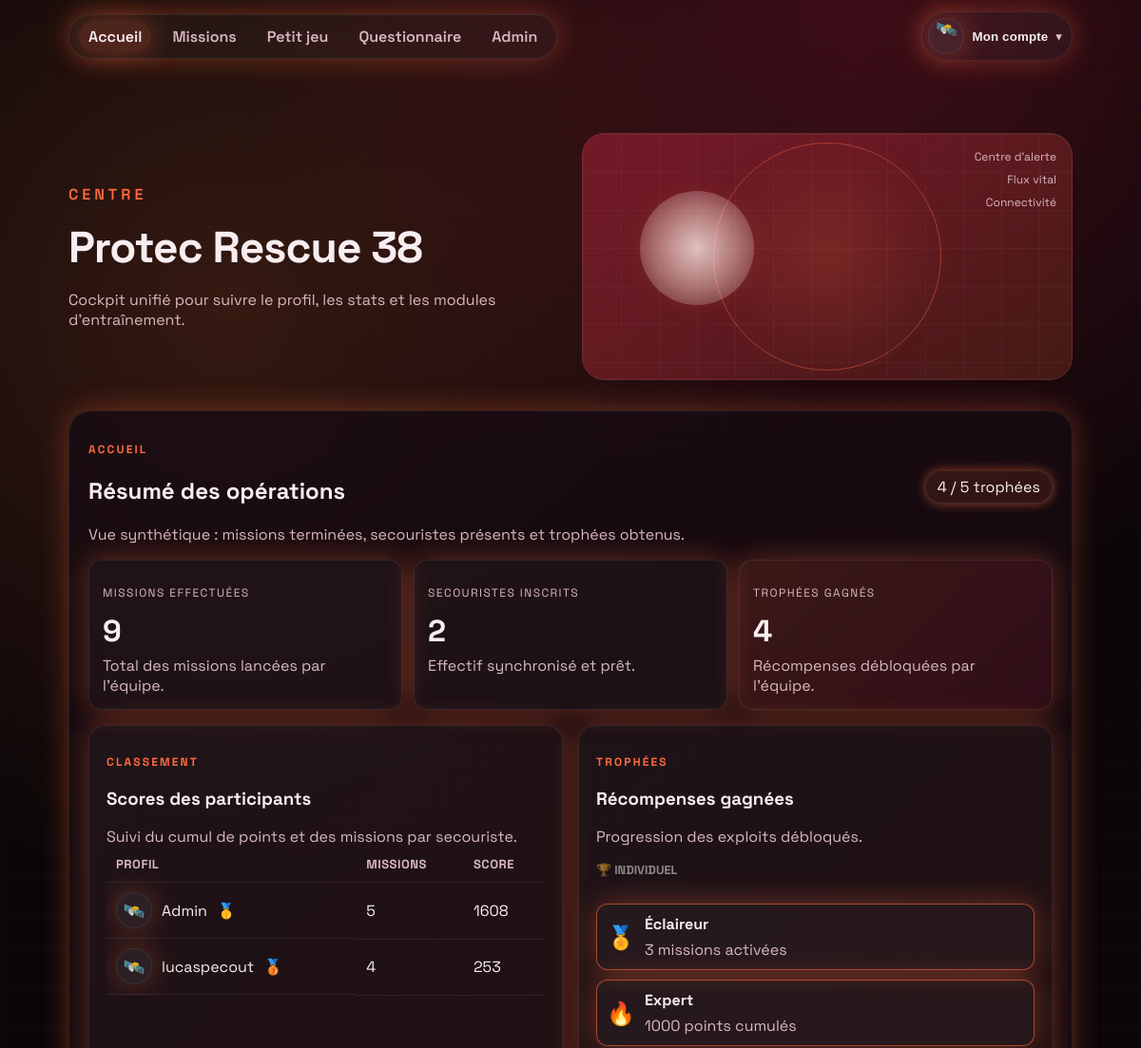
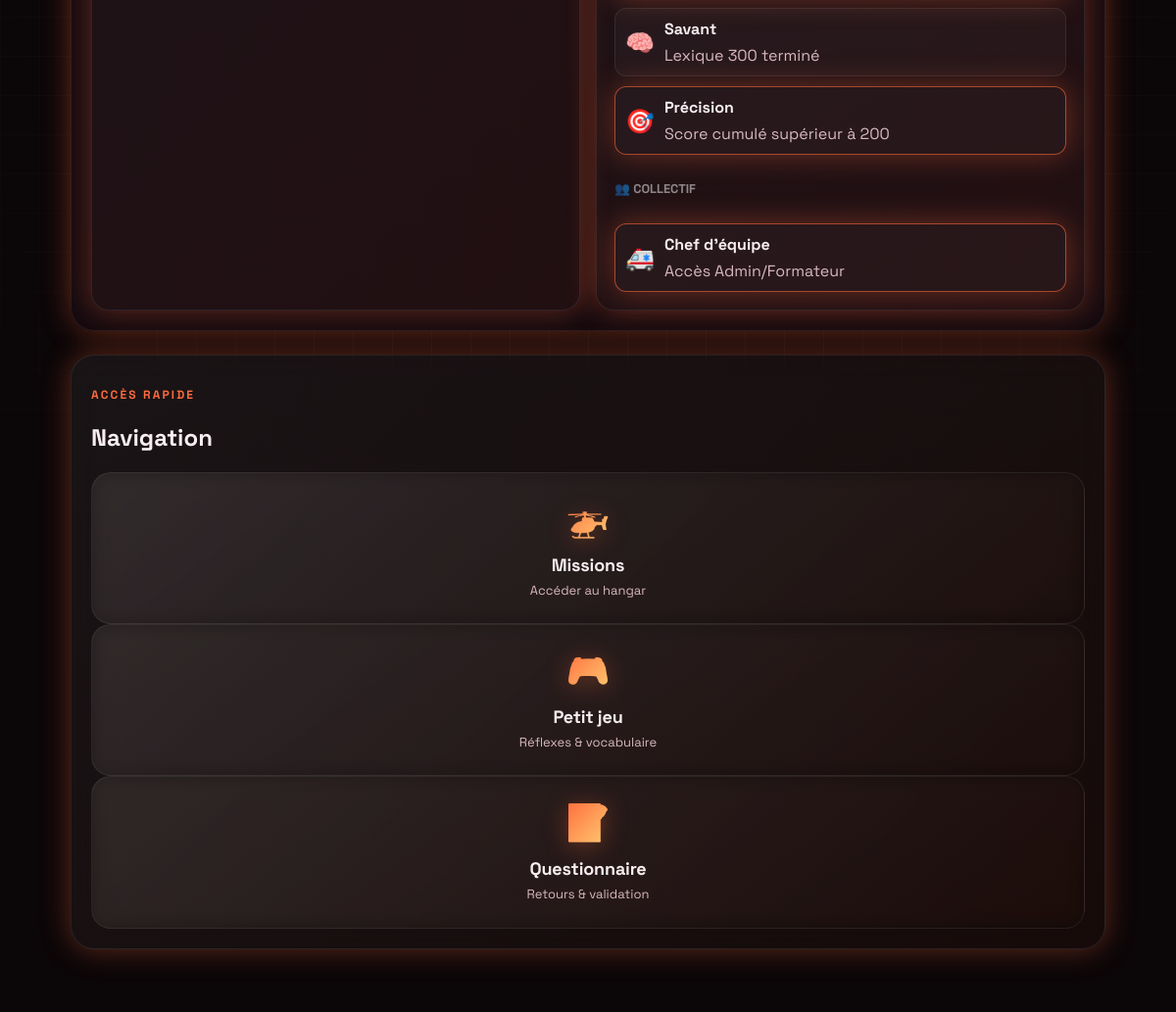
Screenshot of / (signed in) with the database file from the repository (2 pictures, top to bottom).
### app.py (models this page shows, shortened)
class User(db.Model):
    id = db.Column(db.Integer, primary_key=True)
    username = db.Column(db.String(80), nullable=False)
    email = db.Column(db.String(120), unique=True, nullable=False)
    password_hash = db.Column(db.String(255), nullable=False)
    role = db.Column(db.String(20), nullable=False, default="participant")
    avatar = db.Column(db.String(40), default="alpha")
    bonus_points = db.Column(db.Integer, default=0)
    created_at = db.Column(db.DateTime, default=datetime.utcnow)
    progress = db.relationship("Progress", back_populates="user", cascade="all, delete")

### app.py (the view)
    @app.route("/")
    def home():
        return render_shell("home")

### app.py (called while the page is built, shortened)
def serialize_progress(progress: Progress):
    status = progress.status
    if progress.score and progress.score > 0 and progress.level.category == 'mission':
        status = 'termine'
    return {
        "level": progress.level.slug,
        "status": status,
        "score": progress.score,
        "updated_at": progress.updated_at.isoformat() if progress.updated_at else None,
    }

def serialize_level(level: Level, progress=None):
    data = {
        "id": level.id,
        "slug": level.slug,
        "name": level.name,
        "description": level.description,
        "difficulty": level.difficulty,
        "icon": level.icon,
        "category": level.category,
        "is_locked": level.is_locked,
        "progress": progress,
    }
    return data

def current_user():
    user_id = session.get("user_id")
    if not user_id:
        return None
    return User.query.get(user_id)

def get_user_badges(points):
    badges = []
    if points >= 1000:
        badges.append({"icon": "🥇", "label": "Or", "threshold": 1000})
    elif points >= 500:
        badges.append({"icon": "🥈", "label": "Argent", "threshold": 500})
    elif points >= 200:
        badges.append({"icon": "🥉", "label": "Bronze", "threshold": 200})
    return badges

### templates/index.html (shortened to what this page needs)
<!doctype html>
<html lang="fr">
<head>
  <link rel="stylesheet" href="{{ url_for('static', filename='css/styles.css') }}">
</head>
<body>
  {% set page = current_page or 'home' %}
  <div id="app-shell" class="app-shell hidden">
    <div class="grid-bg" aria-hidden="true"></div>
    <div class="scanline" aria-hidden="true"></div>
    <div class="topbar">
      <nav class="topbar__nav" id="topbar-nav" aria-label="Navigation principale">
        <a class="topbar__link {{ 'topbar__link--active' if page == 'home' else '' }}"
          href="{{ url_for('home') }}">Accueil</a>
        <a class="topbar__link {{ 'topbar__link--active' if page == 'missions' else '' }}"
          href="{{ url_for('missions_page') }}">Missions</a>
        <a class="topbar__link {{ 'topbar__link--active' if page == 'mini-game' else '' }}"
          href="{{ url_for('mini_game_page') }}">Petit jeu</a>
        <a class="topbar__link {{ 'topbar__link--active' if page == 'questionnaire' else '' }}"
          href="{{ url_for('questionnaire_page') }}">Questionnaire</a>
        {% if user.role == 'admin' %}
        <a class="topbar__link {{ 'topbar__link--active' if page == 'admin' else '' }}"
          href="{{ url_for('admin_page') }}">Admin</a>
        {% endif %}
      </nav>
      <div class="profile-menu" id="profile-menu-root">
        <button class="profile-btn" id="profile-btn" aria-haspopup="true" aria-expanded="false">
          <span class="avatar" id="profile-avatar" data-avatar="{{ user.avatar if user else 'alpha' }}">{{
            avatar_emojis.get(user.avatar if user else 'alpha', '🛰️') }}</span>
          <span class="profile-btn__label">Mon compte</span>
          <span class="profile-btn__chevron" aria-hidden="true">▾</span>
        </button>
      </div>
    </div>
    {% if page != 'mini-game' %}
    <header class="hero" id="accueil">
      <div class="hero__content">
        {% if page == 'missions' %}
        <p class="hero__eyebrow">Hangar</p>
        <h1>Tableau des missions</h1>
        <p class="hero__tagline">Accède au hangar, choisis un objectif et suis ta progression.</p>
        {% elif page == 'questionnaire' %}
        <p class="hero__eyebrow">Retour</p>
        <h1>Zone questionnaire</h1>
        <p class="hero__tagline">Ouvre le formulaire et collecte les retours de mission.</p>
        {% elif page == 'admin' %}
        <p class="hero__eyebrow">Administration</p>
        <h1>Console Protec</h1>
        <p class="hero__tagline">Gestion des rôles, création de formateurs et contrôle des accès.</p>
        {% else %}
        <p class="hero__eyebrow">Centre</p>
        <h1>Protec Rescue 38</h1>
        <p class="hero__tagline">Cockpit unifié pour suivre le profil, les stats et les modules d'entraînement.</p>
        {% endif %}
      </div>
      <div class="hero__hologram">
        <div class="holo holo--ring"></div>
        <div class="holo holo--orb"></div>
        <div class="holo holo--grid"></div>
        <div class="holo__labels">
          <span>Centre d'alerte</span>
          <span>Flux vital</span>
          <span>Connectivité</span>
        </div>
      </div>
    </header>
    {% else %}
    <div style="height: 32px;"></div>
    {% endif %}
    <main class="shell">
      {% if page == 'home' %}
      <section class="panel" aria-label="Tableau de bord opérations">
        <div class="panel__header">
          <div>
            <p class="eyebrow">Accueil</p>
            <h2>Résumé des opérations</h2>
            <p class="muted">Vue synthétique : missions terminées, secouristes présents et trophées obtenus.</p>
          </div>
          <span class="chip chip--pulse">{{ dashboard_stats.trophies_unlocked }} / {{ dashboard_stats.trophies|length }}
            trophées</span>
        </div>
        <div class="stat-grid">
          <div class="stat-card">
            <p class="label">Missions effectuées</p>
            <p class="stat-card__value">{{ dashboard_stats.missions_completed }}</p>
            <p class="muted">Total des missions lancées par l'équipe.</p>
          </div>
          <div class="stat-card">
            <p class="label">Secouristes inscrits</p>
            <p class="stat-card__value">{{ dashboard_stats.total_rescuers }}</p>
            <p class="muted">Effectif synchronisé et prêt.</p>
          </div>
          <div class="stat-card stat-card--accent">
            <p class="label">Trophées gagnés</p>
            <p class="stat-card__value">{{ dashboard_stats.trophies_unlocked }}</p>
            <p class="muted">Récompenses débloquées par l'équipe.</p>
          </div>
        </div>
        <div class="dual-grid">
          <div class="card card--glass">
            <div class="panel__header">
              <div>
                <p class="eyebrow">Classement</p>
                <h3>Scores des participants</h3>
                <p class="muted">Suivi du cumul de points et des missions par secouriste.</p>
              </div>
            </div>
            <div class="table-wrapper">
              <table class="scoreboard">
                <thead>
                  <tr>
                    <th>Profil</th>
                    <th>Missions</th>
                    <th>Score</th>
                  </tr>
                </thead>
                <tbody>
                  {% for entry in dashboard_stats.leaderboard %}
                  <tr>
                    <td class="scoreboard__user">
                      <span class="avatar" data-avatar="{{ entry.avatar }}">{{ avatar_emojis.get(entry.avatar, '🛰️')
                        }}</span>
                      <span>{{ entry.username }}</span>
                      {% for badge in entry.badges %}
                      <span class="badge" title="{{ badge.label }}">{{ badge.icon }}</span>
                      {% endfor %}
                    </td>
                    <td>{{ entry.missions }}</td>
                    <td>{{ entry.score }}</td>
                  </tr>
                  {% else %}
                  <tr>
                    <td colspan="3" class="muted">Aucun participant enregistré pour le moment.</td>
                  </tr>
                  {% endfor %}
                </tbody>
              </table>
            </div>
          </div>
          <div class="card card--glass">
            <div class="panel__header">
              <div>
                <p class="eyebrow">Trophées</p>
                <h3>Récompenses gagnées</h3>
                <p class="muted">Progression des exploits débloqués.</p>
              </div>
            </div>
            <div class="trophy-grid">
              <h4
                style="grid-column: 1/-1; margin-top: 1rem; color: rgba(255,255,255,0.5); font-size: 0.8rem; text-transform: uppercase;">
                🏆 Individuel</h4>
              {% for trophy in dashboard_stats.trophies if trophy.category == 'Individuel' %}
              <div class="trophy {{ 'trophy--active' if trophy.earned else '' }}">
                <div class="trophy__icon">{{ trophy.icon }}</div>
                <div>
                  <p class="trophy__title">{{ trophy.title }}</p>
                  <p class="muted">{{ trophy.description }}</p>
                </div>
              </div>
              {% endfor %}
              <h4
                style="grid-column: 1/-1; margin-top: 1rem; color: rgba(255,255,255,0.5); font-size: 0.8rem; text-transform: uppercase;">
                👥 Collectif</h4>
              {% for trophy in dashboard_stats.trophies if trophy.category == 'Collectif' %}
              <div class="trophy {{ 'trophy--active' if trophy.earned else '' }}">
                <div class="trophy__icon">{{ trophy.icon }}</div>
                <div>
                  <p class="trophy__title">{{ trophy.title }}</p>
                  <p class="muted">{{ trophy.description }}</p>
                </div>
              </div>
              {% endfor %}
            </div>
          </div>
        </div>
      </section>
      <section class="panel panel--frost">
        <div class="panel__header">
          <div>
            <p class="eyebrow">Accès rapide</p>
            <h2>Navigation</h2>
          </div>
        </div>
        <div class="grid-nav">
          <a href="{{ url_for('missions_page') }}" class="nav-card">
            <span class="nav-card__icon">🚁</span>
            <h3>Missions</h3>
            <p>Accéder au hangar</p>
          </a>
          <a href="{{ url_for('mini_game_page') }}" class="nav-card">
            <span class="nav-card__icon">🎮</span>
            <h3>Petit jeu</h3>
            <p>Réflexes & vocabulaire</p>
          </a>
          <a href="{{ url_for('questionnaire_page') }}" class="nav-card">
            <span class="nav-card__icon">📝</span>
            <h3>Questionnaire</h3>
            <p>Retours & validation</p>
          </a>
        </div>
      </section>
      {% endif %}
    </main>
  </div>
</body>
</html>

### rows the page displays
User: get "🛰️", username "Admin", icon "🥇", missions "5", score "1608"
User: get "🛰️", username "lucaspecout", icon "🥉", missions "4", score "253"

### other values shown
{{ dashboard_stats.trophies_unlocked }} "4"
{{ dashboard_stats.trophies|length }} "5"
{{ dashboard_stats.missions_completed }} "9"
{{ dashboard_stats.total_rescuers }} "2"
{{ trophy.icon }} "🏅" "🔥" "🧠" "🎯"
{{ trophy.title }} "Éclaireur" "Expert" "Savant" "Précision"
{{ trophy.description }} "3 missions activées" "1000 points cumulés" "Lexique 300 terminé" "Score cumulé supérieur à 200"
{{ trophy.icon }} "🚑"
{{ trophy.title }} "Chef d'équipe"
{{ trophy.description }} "Accès Admin/Formateur"
